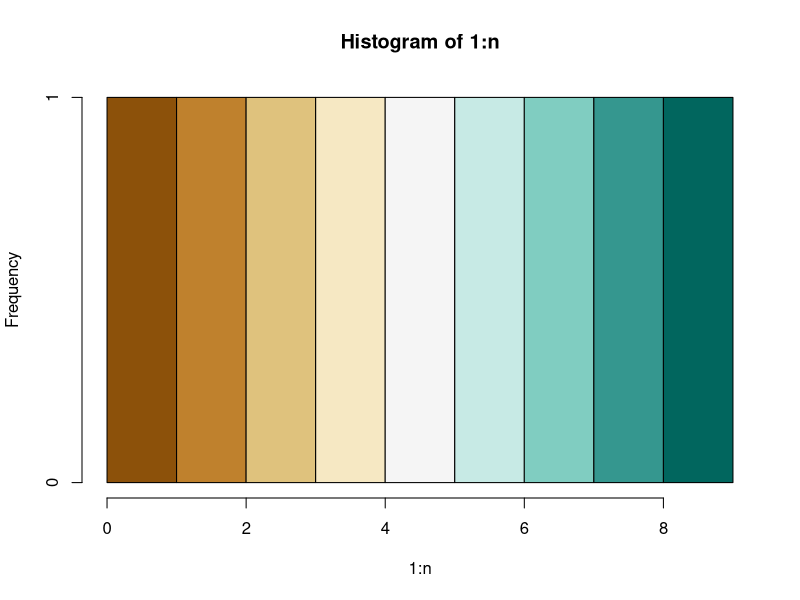

Write the R code that produced this figure.
## ---- chunk 1
glimpse_colors <- function(colors_string){
        n <- length(colors_string)
        hist(1:n, breaks = 0:n, col = colors_string)
}
## ---- chunk 2
library(RColorBrewer)
pal <- brewer.pal(n = 9, name = 'BrBG')
glimpse_colors(pal)
